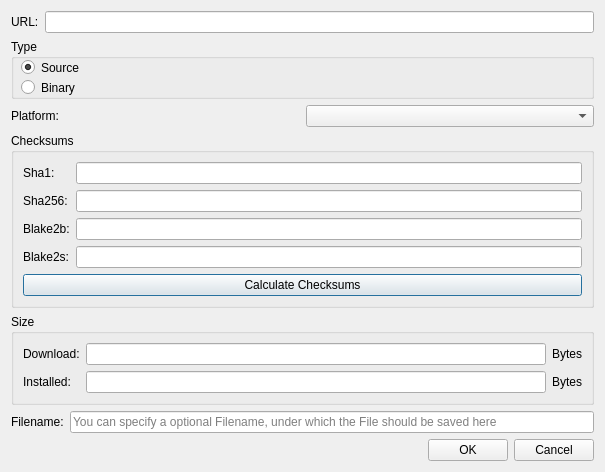
<?xml version="1.0" encoding="UTF-8"?>
<ui version="4.0">
 <class>ArtifactWindow</class>
 <widget class="QDialog" name="ArtifactWindow">
  <property name="geometry">
   <rect>
    <x>0</x>
    <y>0</y>
    <width>605</width>
    <height>472</height>
   </rect>
  </property>
  <property name="windowTitle">
   <string notr="true">ArtifactWindow</string>
  </property>
  <layout class="QVBoxLayout" name="verticalLayout_2">
   <item>
    <layout class="QHBoxLayout" name="horizontalLayout_2">
     <item>
      <widget class="QLabel" name="label_8">
       <property name="text">
        <string>URL:</string>
       </property>
      </widget>
     </item>
     <item>
      <widget class="QLineEdit" name="url_edit"/>
     </item>
    </layout>
   </item>
   <item>
    <widget class="QGroupBox" name="groupBox">
     <property name="title">
      <string>Type</string>
     </property>
     <widget class="QRadioButton" name="type_rad_source">
      <property name="geometry">
       <rect>
        <x>10</x>
        <y>20</y>
        <width>82</width>
        <height>17</height>
       </rect>
      </property>
      <property name="text">
       <string>Source</string>
      </property>
      <property name="checked">
       <bool>true</bool>
      </property>
     </widget>
     <widget class="QRadioButton" name="type_rad_binary">
      <property name="geometry">
       <rect>
        <x>10</x>
        <y>40</y>
        <width>82</width>
        <height>17</height>
       </rect>
      </property>
      <property name="text">
       <string>Binary</string>
      </property>
     </widget>
    </widget>
   </item>
   <item>
    <layout class="QHBoxLayout" name="horizontalLayout">
     <item>
      <widget class="QLabel" name="platform_label">
       <property name="text">
        <string>Platform:</string>
       </property>
      </widget>
     </item>
     <item>
      <widget class="QComboBox" name="platform_box"/>
     </item>
    </layout>
   </item>
   <item>
    <widget class="QGroupBox" name="checksum_group_box">
     <property name="title">
      <string>Checksums</string>
     </property>
     <layout class="QVBoxLayout" name="verticalLayout">
      <item>
       <layout class="QFormLayout" name="formLayout">
        <item row="0" column="0">
         <widget class="QLabel" name="label">
          <property name="text">
           <string notr="true">Sha1:</string>
          </property>
         </widget>
        </item>
        <item row="0" column="1">
         <widget class="QLineEdit" name="checksum_edit_sha1"/>
        </item>
        <item row="1" column="0">
         <widget class="QLabel" name="label2">
          <property name="text">
           <string notr="true">Sha256:</string>
          </property>
         </widget>
        </item>
        <item row="1" column="1">
         <widget class="QLineEdit" name="checksum_edit_sha256"/>
        </item>
        <item row="2" column="0">
         <widget class="QLabel" name="label_2">
          <property name="text">
           <string notr="true">Blake2b:</string>
          </property>
         </widget>
        </item>
        <item row="2" column="1">
         <widget class="QLineEdit" name="checksum_edit_blake2b"/>
        </item>
        <item row="3" column="0">
         <widget class="QLabel" name="label_3">
          <property name="text">
           <string notr="true">Blake2s:</string>
          </property>
         </widget>
        </item>
        <item row="3" column="1">
         <widget class="QLineEdit" name="checksum_edit_blake2s"/>
        </item>
       </layout>
      </item>
      <item>
       <widget class="QPushButton" name="calculate_checksums_button">
        <property name="text">
         <string>Calculate Checksums</string>
        </property>
       </widget>
      </item>
     </layout>
    </widget>
   </item>
   <item>
    <widget class="QGroupBox" name="groupBox_2">
     <property name="title">
      <string>Size</string>
     </property>
     <layout class="QGridLayout" name="gridLayout_2">
      <item row="1" column="0">
       <widget class="QLabel" name="label_6">
        <property name="text">
         <string>Installed:</string>
        </property>
       </widget>
      </item>
      <item row="0" column="2">
       <widget class="QLabel" name="label_5">
        <property name="text">
         <string>Bytes</string>
        </property>
       </widget>
      </item>
      <item row="0" column="0">
       <widget class="QLabel" name="label_4">
        <property name="text">
         <string>Download:</string>
        </property>
       </widget>
      </item>
      <item row="0" column="1">
       <widget class="QLineEdit" name="size_edit_download"/>
      </item>
      <item row="1" column="1">
       <widget class="QLineEdit" name="size_edit_installed"/>
      </item>
      <item row="1" column="2">
       <widget class="QLabel" name="label_7">
        <property name="text">
         <string>Bytes</string>
        </property>
       </widget>
      </item>
     </layout>
    </widget>
   </item>
   <item>
    <layout class="QHBoxLayout" name="horizontalLayout_4">
     <item>
      <widget class="QLabel" name="label_9">
       <property name="text">
        <string>Filename:</string>
       </property>
      </widget>
     </item>
     <item>
      <widget class="QLineEdit" name="filename_edit">
       <property name="placeholderText">
        <string>You can specify a optional Filename, under which the File should be saved here</string>
       </property>
      </widget>
     </item>
    </layout>
   </item>
   <item>
    <layout class="QHBoxLayout" name="horizontalLayout_3">
     <item>
      <spacer name="horizontalSpacer">
       <property name="orientation">
        <enum>Qt::Horizontal</enum>
       </property>
       <property name="sizeHint" stdset="0">
        <size>
         <width>40</width>
         <height>20</height>
        </size>
       </property>
      </spacer>
     </item>
     <item>
      <widget class="QPushButton" name="ok_button">
       <property name="text">
        <string>OK</string>
       </property>
      </widget>
     </item>
     <item>
      <widget class="QPushButton" name="cancel_button">
       <property name="text">
        <string>Cancel</string>
       </property>
      </widget>
     </item>
    </layout>
   </item>
  </layout>
 </widget>
 <resources/>
 <connections/>
</ui>
